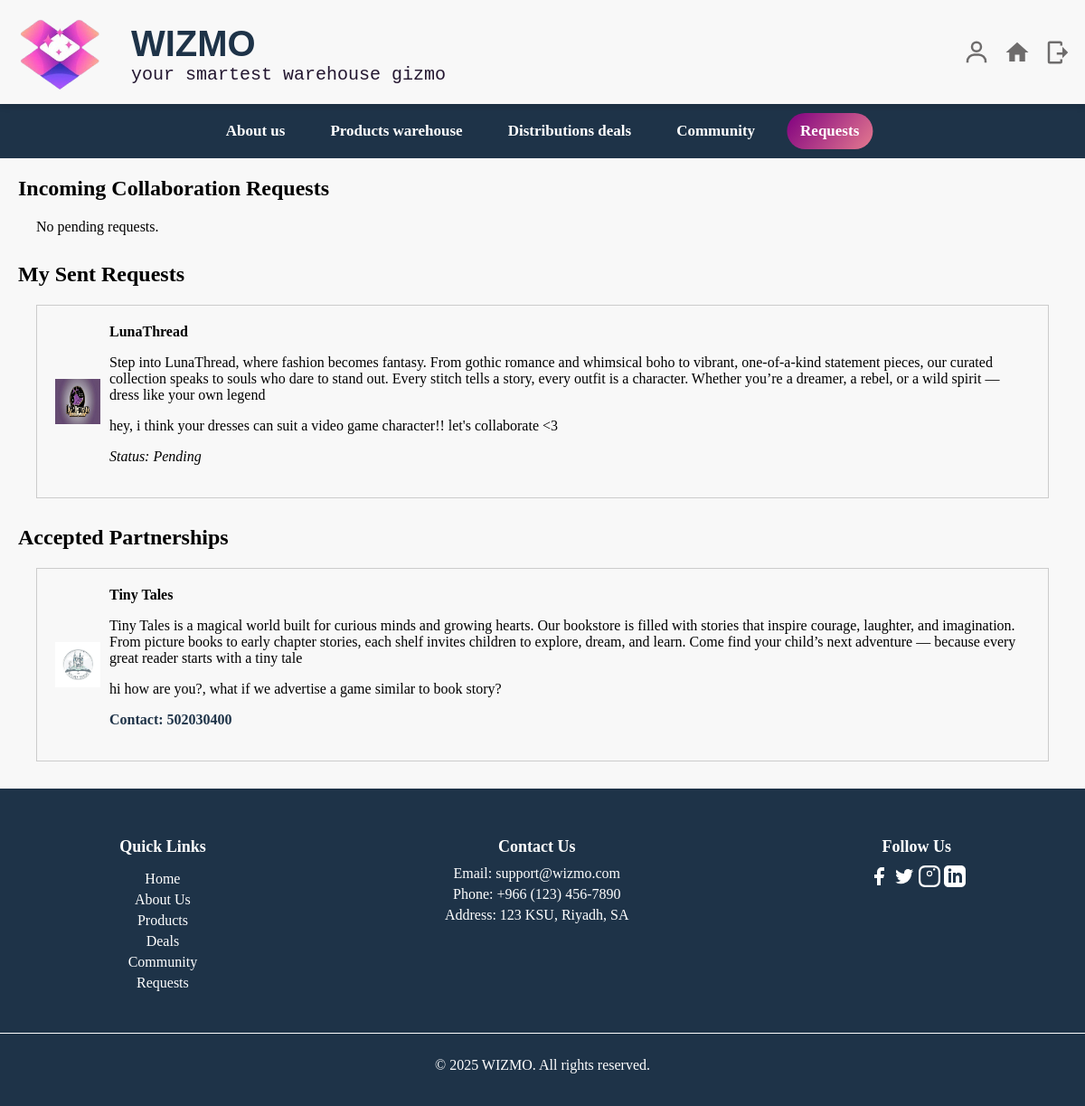
The page /request.php (signed in) on the database its author committed.
### tables this page shows
CREATE TABLE `request` (
  `requestID` int(11) NOT NULL,
  `state` varchar(200) NOT NULL,
  `message` varchar(300) NOT NULL,
  `username` varchar(300) NOT NULL,
  `receiverUsername` varchar(300) NOT NULL
);

CREATE TABLE `business` (
  `username` varchar(300) NOT NULL,
  `businessName` varchar(300) NOT NULL,
  `category` varchar(300) NOT NULL,
  `email` varchar(250) NOT NULL,
  `password` varchar(200) NOT NULL,
  `phoneNumber` int(11) NOT NULL,
  `city` varchar(300) NOT NULL,
  `description` varchar(500) NOT NULL,
  `logo` varchar(250) NOT NULL
);

### request.php (the view, shortened to what this page needs)
<?php
$connection = new mysqli("localhost", "root", "root", "Wizmo", 8889);
$currentUser = $_SESSION['username'];
$receivedQuery = "SELECT r.message, r.username, r.state, b.businessName, b.logo, b.description, b.phoneNumber
          FROM Request r
          JOIN Business b ON r.username = b.username
          WHERE r.receiverUsername = ?";
$stmt = $connection->prepare($receivedQuery);
$stmt->bind_param("s", $currentUser);
$stmt->execute();
$receivedResult = $stmt->get_result();
$pendingReceived = [];
$acceptedReceived = [];
while ($row = $receivedResult->fetch_assoc()) {
    if ($row['state'] === 'Accepted') {
        $acceptedReceived[] = $row;
    } elseif ($row['state'] === 'Pending') {
        $pendingReceived[] = $row;
    }
}
$sentQuery = "SELECT r.message, r.receiverUsername, r.state, b.businessName, b.logo, b.description, b.phoneNumber
          FROM Request r
          JOIN Business b ON r.receiverUsername = b.username
          WHERE r.username = ?";
$stmt = $connection->prepare($sentQuery);
$stmt->bind_param("s", $currentUser);
$stmt->execute();
$sentResult = $stmt->get_result();
$pendingSent = [];
$acceptedSent = [];
while ($row = $sentResult->fetch_assoc()) {
    if ($row['state'] === 'Accepted') {
        $acceptedSent[] = $row;
    } elseif ($row['state'] === 'Pending') {
        $pendingSent[] = $row;
    }
}
?>
<!DOCTYPE html>
<html>
<head>
    <link rel="stylesheet" href="MainStyles.css">
</head>
<body>
    <header>
        <div class="header-container">
            <img src="images/wizmoLOGO.png" alt="logo" width="90" height="80" class="Navimg">
            <div class="text-container">
                <h2>WIZMO</h2>
                <h3>your smartest warehouse gizmo</h3>
            </div>
            <div class="header-links">
                <a href="profile.php"><svg class="header-icon"><use href="#account"/></svg></a>
                <a href="Homepage.php"><svg class="header-icon"><use href="#home"/></svg></a>
                <a href="index.php"><svg class="header-icon"><use href="#logout"/></svg></a>
            </div>
        </div>
    </header>
    <nav class="navBar">
        <ul>
            <li class="link1"><a href="aboutus.php">About us</a></li>
            <li class="link2"><a href="Products.php">Products warehouse</a></li>
            <li class="link3"><a href="deals.php">Distributions deals</a></li>
            <li class="link4"><a href="community.php">Community</a></li>
            <li class="link5"><a href="request.php" class="active">Requests</a></li>
        </ul>
    </nav>
    <div class="section">
        <h2>Incoming Collaboration Requests</h2>
        <div id="receivedRequests">
            <?php if (empty($pendingReceived)): ?>
                <p style="margin-left: 40px;">No pending requests.</p>
            <?php endif; ?>
        </div>
    </div>
    <div class="section">
        <h2>My Sent Requests</h2>
        <div id="sentRequests">
            <?php if (empty($pendingSent)): ?>
                <p style="margin-left: 40px;">No pending sent requests.</p>
            <?php else: ?>
                <?php foreach ($pendingSent as $row): ?>
                    <div class="request">
                        <img src="<?= htmlspecialchars($row['logo']) ?>" alt="<?= htmlspecialchars($row['businessName']) ?>">
                        <div>
                            <strong><?= htmlspecialchars($row['businessName']) ?></strong>
                            <p><?= htmlspecialchars($row['description']) ?></p>
                            <p><?= htmlspecialchars($row['message']) ?></p>
                            <p><em>Status: Pending</em></p>
                        </div>
                    </div>
                <?php endforeach; ?>
            <?php endif; ?>
        </div>
    </div>
    <div class="section">
        <h2>Accepted Partnerships</h2>
        <div id="acceptedPartnerships">
            <?php if (empty($acceptedReceived) && empty($acceptedSent)): ?>
                <p style="margin-left: 40px;">No accepted partnerships yet.</p>
            <?php else: ?>
                <?php foreach ($acceptedReceived as $row): ?>
                    <div class="accepted">
                        <img src="<?= htmlspecialchars($row['logo']) ?>" alt="<?= htmlspecialchars($row['businessName']) ?>">
                        <div>
                            <strong><?= htmlspecialchars($row['businessName']) ?></strong>
                            <p><?= htmlspecialchars($row['description']) ?></p>
                            <p><?= htmlspecialchars($row['message']) ?></p>
                            <p class="phone-number">Contact: <?= htmlspecialchars($row['phoneNumber']) ?></p>
                        </div>
                    </div>
                <?php endforeach; ?>
            <?php endif; ?>
        </div>
    </div>
    <footer>
        <div class="footer-container">
            <div class="footer-section">
                <h4>Quick Links</h4>
                <ul>
                    <li><a href="HomePage.php">Home</a></li>
                    <li><a href="aboutus.php">About Us</a></li>
                    <li><a href="Products.php">Products</a></li>
                    <li><a href="deals.php">Deals</a></li>
                    <li><a href="community.php">Community</a></li>
                    <li><a href="request.php" class="active">Requests</a></li>
                </ul>
            </div>
            <div class="footer-section">
                <h4>Contact Us</h4>
                <p>Email: support@wizmo.com</p>
                <p>Phone: +966 (123) 456-7890</p>
                <p>Address: 123 KSU, Riyadh, SA</p>
            </div>
            <div class="footer-section">
                <h4>Follow Us</h4>
                <a href="https://www.facebook.com"><svg width="24" height="24"><use href="#facebook"/></svg></a>
                <a href="https://twitter.com"><svg width="24" height="24"><use href="#twitter"/></svg></a>
                <a href="https://www.instagram.com"><svg width="24" height="24"><use href="#instagram"/></svg></a>
                <a href="https://www.linkedin.com"><svg width="24" height="24"><use href="#linkedin"/></svg></a>
            </div>
        </div>
        <div class="footer-bottom">
            <p>&copy; 2025 WIZMO. All rights reserved.</p>
        </div>
    </footer>
</body>
</html>

### MainStyles.css (style rules this page uses)
body, html { margin: 0; padding: 0; background-color: #f8f8f8; }
header { background-color: #f8f8f8; color: black; box-shadow: 0 4px 6px rgba(0, 0, 0, 0.1); position: sticky; top: 0; z-index: 10; height: 115px; }
.header-container { display: flex; align-items: center; justify-content: space-between; gap: 10px; padding: 10px 15px; max-width: 1200px; margin: 0 auto; }
.header-icon { width: 30px; height: 30px; fill: #6e6c6c; transition: fill 0.3s ease; }
.header-container .Navimg { width: 100px; height: 100px; margin-right: 10px; }
.text-container { display: flex; flex-direction: column; align-items: flex-start; text-align: left; margin-left: 10px; }
.text-container h2, .text-container h3 { text-align: left; margin: 0; }
.text-container h2 { font-family:Impact, Haettenschweiler, 'Arial Narrow Bold', sans-serif; font-weight:700; font-size: 40px; color: #1e3348; }
.text-container h3 { font-family:monospace; font-weight:400; font-size: 20px; color: rgb(35, 22, 48); }
.header-links { display: flex; align-items: center; gap: 15px; margin-left: auto; }
.navBar { background-color: #1e3348; font-family: Cambria, Cochin, Georgia, Times, 'Times New Roman', serif; font-size: 17px; font-weight: 800; width: 100%; padding: 10px 0; text-align: center; position: relative; }
.navBar ul { display: flex; justify-content: center; align-items: center; margin: 0; padding: 0; list-style: none; }
.navBar ul li { margin: 0 10px; }
.navBar ul li a { color: white; text-decoration: none; padding: 10px 15px; display: inline-block; position: relative; transition: all 0.3s ease; }
.navBar ul li a::before { content: ''; position: absolute; top: 50%; left: 50%; transform: translate(-50%, -50%) scale(0); width: 100%; height: 100%; background: linear-gradient(130deg, #800080, #e47a8f); border-radius: 25px; opacity: 0; transition: all 0.3s ease; z-index: -1; }
.navBar ul li a:hover::before, .navBar ul li a.active::before { transform: translate(-50%, -50%) scale(1); opacity: 1; }
.navBar ul li a:hover, .navBar ul li a.active { color: white; z-index: 1; }
footer { background-color: #1e3348; color: #fff; padding: 20px 0; margin-top: 20px; text-align: center; }
.footer-container { display: flex; justify-content: space-around; flex-wrap: wrap; max-width: 1200px; margin: 0 auto; }
.footer-section { margin: 10px 20px; }
.footer-section h4 { margin-bottom: 10px; font-size: 18px; }
.footer-section ul { list-style: none; padding: 0; }
.footer-section ul li { margin: 5px 0; }
.footer-section ul li a { color: #fff; text-decoration: none; }
.footer-section p { margin: 5px 0; }
.footer-bottom { text-align: center; margin-top: 20px; padding-top: 10px; border-top: 1px solid #ffffff; color: #ffffff; }
svg { width: 24px; height: 24px; fill: currentColor; transition: fill 0.3s ease; color: #ffffff; }
ul li { margin-bottom: 10px; font-size: 1em; color: #555; }

### request.php (style rules this page uses)
body { font-family: Cambria, Cochin, Georgia, Times, 'Times New Roman', serif; background-color: #f8f8f8; }
.request, .accepted { border: 1px solid #ccc; padding: 20px; margin-bottom: 10px; display: flex; align-items: center; margin-right: 40px; margin-left: 40px; }
.request img, .accepted img { width: 50px; height: 50px; margin-right: 10px; }
.phone-number { font-weight: bold; color: #1e3348; margin-top: 5px; }
h2 { font-family: Cambria, Cochin, Georgia, Times, 'Times New Roman', serif; margin: 20px; }
.section { margin-bottom: 30px; }

### rows shown on the page
request: business.logo (picture), business.businessName "LunaThread", business.description "Step into LunaThread, where fashion becomes fantasy. From gothic romance and whimsical boho to vibrant, one-of-a-kind statement pieces, our curated collection speaks to souls who dare to stand out. Every stitch tells a story, every outfit is a character. Whether you’re a dreamer, a rebel, or a wild spirit — dress like your own legend", message "hey, i think your dresses can suit a video game character!! let's collaborate <3"
request: username.logo (picture), username.businessName "Tiny Tales", username.description "Tiny Tales is a magical world built for curious minds and growing hearts. Our bookstore is filled with stories that inspire courage, laughter, and imagination. From picture books to early chapter stories, each shelf invites children to explore, dream, and learn. Come find your child’s next adventure — because every great reader starts with a tiny tale", message "hi how are you?, what if we advertise a game similar to book story?", username.phoneNumber "502030400"
